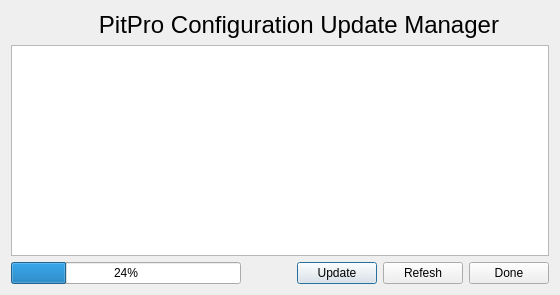
<?xml version="1.0" encoding="UTF-8"?>
<ui version="4.0">
 <class>UpdateManager</class>
 <widget class="QDialog" name="UpdateManager">
  <property name="geometry">
   <rect>
    <x>0</x>
    <y>0</y>
    <width>560</width>
    <height>295</height>
   </rect>
  </property>
  <property name="windowTitle">
   <string>Update Manager</string>
  </property>
  <property name="whatsThis">
   <string>The update manager checks the current program and configuration versions against what is available on the Columbia Basin Research web site (www.cbr.washington.edu/paramest/pitpro). If a newer version is available, a check mark icon is displayed on the PitPro main page. If the sites configuration is out of date, the update manager allows for automatic update of the sites configuration file. Currently, the program can not be updated in this way, but the at least this provides notification that a newer version exists for download. Please visit the above site to download the latest version of the program.</string>
  </property>
  <layout class="QVBoxLayout">
   <property name="spacing">
    <number>6</number>
   </property>
   <property name="leftMargin">
    <number>11</number>
   </property>
   <property name="topMargin">
    <number>11</number>
   </property>
   <property name="rightMargin">
    <number>11</number>
   </property>
   <property name="bottomMargin">
    <number>11</number>
   </property>
   <item>
    <layout class="QVBoxLayout">
     <property name="spacing">
      <number>6</number>
     </property>
     <property name="leftMargin">
      <number>0</number>
     </property>
     <property name="topMargin">
      <number>0</number>
     </property>
     <property name="rightMargin">
      <number>0</number>
     </property>
     <property name="bottomMargin">
      <number>0</number>
     </property>
     <item>
      <layout class="QHBoxLayout">
       <property name="spacing">
        <number>6</number>
       </property>
       <property name="leftMargin">
        <number>0</number>
       </property>
       <property name="topMargin">
        <number>0</number>
       </property>
       <property name="rightMargin">
        <number>0</number>
       </property>
       <property name="bottomMargin">
        <number>0</number>
       </property>
       <item>
        <widget class="QLabel" name="pixmapLabel1">
         <property name="sizePolicy">
          <sizepolicy hsizetype="Fixed" vsizetype="Fixed">
           <horstretch>0</horstretch>
           <verstretch>0</verstretch>
          </sizepolicy>
         </property>
         <property name="maximumSize">
          <size>
           <width>32</width>
           <height>32</height>
          </size>
         </property>
         <property name="pixmap">
          <pixmap resource="icons.qrc">:/icons/download_manager.png</pixmap>
         </property>
         <property name="scaledContents">
          <bool>true</bool>
         </property>
        </widget>
       </item>
       <item>
        <widget class="QLabel" name="textLabel14">
         <property name="font">
          <font>
           <family>Tahoma</family>
           <pointsize>18</pointsize>
           <weight>50</weight>
           <italic>false</italic>
           <bold>false</bold>
           <underline>false</underline>
           <strikeout>false</strikeout>
          </font>
         </property>
         <property name="text">
          <string>PitPro Configuration Update Manager</string>
         </property>
         <property name="alignment">
          <set>Qt::AlignBottom|Qt::AlignHCenter</set>
         </property>
        </widget>
       </item>
      </layout>
     </item>
     <item>
      <widget class="QTableWidget" name="updateTable"/>
     </item>
     <item>
      <layout class="QHBoxLayout">
       <property name="spacing">
        <number>6</number>
       </property>
       <property name="leftMargin">
        <number>0</number>
       </property>
       <property name="topMargin">
        <number>0</number>
       </property>
       <property name="rightMargin">
        <number>0</number>
       </property>
       <property name="bottomMargin">
        <number>0</number>
       </property>
       <item>
        <widget class="QProgressBar" name="progressBar">
         <property name="value">
          <number>24</number>
         </property>
        </widget>
       </item>
       <item>
        <spacer>
         <property name="orientation">
          <enum>Qt::Horizontal</enum>
         </property>
         <property name="sizeType">
          <enum>QSizePolicy::Minimum</enum>
         </property>
         <property name="sizeHint" stdset="0">
          <size>
           <width>50</width>
           <height>20</height>
          </size>
         </property>
        </spacer>
       </item>
       <item>
        <widget class="QPushButton" name="updateButton">
         <property name="text">
          <string>Update</string>
         </property>
        </widget>
       </item>
       <item>
        <widget class="QPushButton" name="refeshButton">
         <property name="text">
          <string>Refesh</string>
         </property>
        </widget>
       </item>
       <item>
        <widget class="QPushButton" name="doneButton">
         <property name="text">
          <string>Done</string>
         </property>
        </widget>
       </item>
      </layout>
     </item>
    </layout>
   </item>
  </layout>
 </widget>
 <layoutdefault spacing="6" margin="11"/>
 <resources>
  <include location="icons.qrc"/>
 </resources>
 <connections>
  <connection>
   <sender>doneButton</sender>
   <signal>clicked()</signal>
   <receiver>UpdateManager</receiver>
   <slot>close()</slot>
   <hints>
    <hint type="sourcelabel">
     <x>20</x>
     <y>20</y>
    </hint>
    <hint type="destinationlabel">
     <x>20</x>
     <y>20</y>
    </hint>
   </hints>
  </connection>
 </connections>
</ui>
